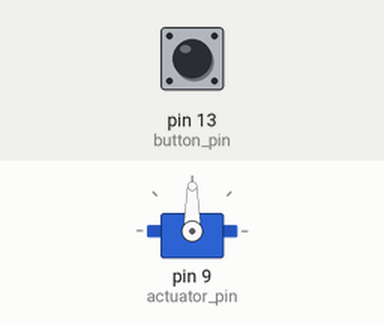
Bench run of a sketch on a simulated Arduino Uno, built with avr-gcc and run on an emulated ATmega328P. On the bench: servo. The test bench sets the inputs (shaded band); at power-on: pin 13 (button_pin) HIGH.

Above: at 1.2 s.
1.3 s: pin 13 (button_pin) pulled LOW for 0.15 s
Timing chart, 0 to 4.3 s (numbered marks = the images above; inputs shaded):
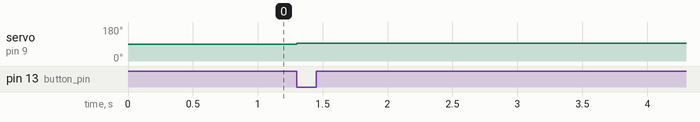

The sketch:

m19_chirp.ino
```cpp
/* m19_chirp.ino
 *
 * gathers chirp response data for a system identification of PWM to engine rpm
 *
 * author: Tyler McCown (tylermccown@engineering.ucla.edu)
 * created: 8 May 2019
 */

#include <Servo.h>

// create actuator object
Servo Actuator;
const int actuator_pin = 9;

// define controller constants
const int controlPeriod = 20; // [ms]
int lastControlTime(0);
const double Kp = 20;
const double Ts = double(controlPeriod) / 1000; // controlPeriod [s]

// define potentiometer parameters
#define POT_MIN 167
#define POT_MAX 294
#define POT_ENGAGE 245
const int pot_pin = A1;
int y_k(0);

// define controller error and output values
int r_k = 245;
int e_k(0);
int u_k(0);
int u_k_final(0);

// define PWM limits
#define PW_STOP 1515
#define PW_MIN 1000
#define PW_MAX 2000
const int u_k_max = PW_MAX - PW_STOP;
const int u_k_min = PW_MIN - PW_STOP;

// running mode update stuff
const byte button_pin = 13;
byte mode = 0;
unsigned long chirp_start_time(0);

// chirp parameters
double A = 485;     // amplitude [servo]
double F_MIN = 0.2; // starting freq [Hz]
double F_MAX = 2; // final freq [Hz]
double T = 10;      // period [s]

void setup() {

  // connect to serial
//  Serial.begin(9600);

  // attach actuator and limit write commands
  Actuator.attach(actuator_pin, PW_MIN, PW_MAX);

  // create button interrupt
//  attachInterrupt(digitalPinToInterrupt(button_pin), switch_mode, FALLING);
//  interrupts();

  // create timer interrupt
  OCR0A = 0xFF;
  TIMSK0 |= _BV(OCIE0A);
}

SIGNAL(TIMER0_COMPA_vect) {

  // check current clock time
  int current_millis = millis();

  // if enough time has elapsed, run the control function
  if (current_millis - lastControlTime >= controlPeriod) {

    if (mode == 0) {
      // position controller
      control_function();
    } else if (mode == 1) {
      // chirp response
      chirp_function();
    }

//    Serial.println(analogRead(pot_pin));

    // update last run time
    lastControlTime = current_millis;
  }
}

void switch_mode() {
  mode = 1;
  chirp_start_time = micros();
}

void control_function() {

  // get reading and calculate error
  y_k = analogRead(pot_pin);
  e_k = r_k - y_k;

  // compute control signal
  u_k = Kp*e_k;

  // constrain final output
  u_k_final = max(min(u_k, u_k_max), u_k_min);

  // add controller bias and set output PWM
  Actuator.writeMicroseconds(u_k_final + PW_STOP);
}

void chirp_function() {
  double t = (micros() - chirp_start_time) * pow(10,-6);
  u_k = -A*sin(((2*PI*F_MIN*T)/(log(F_MAX/F_MIN)))*(exp(((t)*log(F_MAX/F_MIN))/T) - 1)) + PW_STOP;
  Actuator.writeMicroseconds(u_k);
  if (t > 10) {
    mode = 0;
  }
}

void loop() {
  if (digitalRead(button_pin) == LOW) {
    mode = 1;
    chirp_start_time = micros();
  }
}
```

Measured:
- after the input at 1.3 s, servo on pin 9 (actuator_pin): 90° → 93° at once
